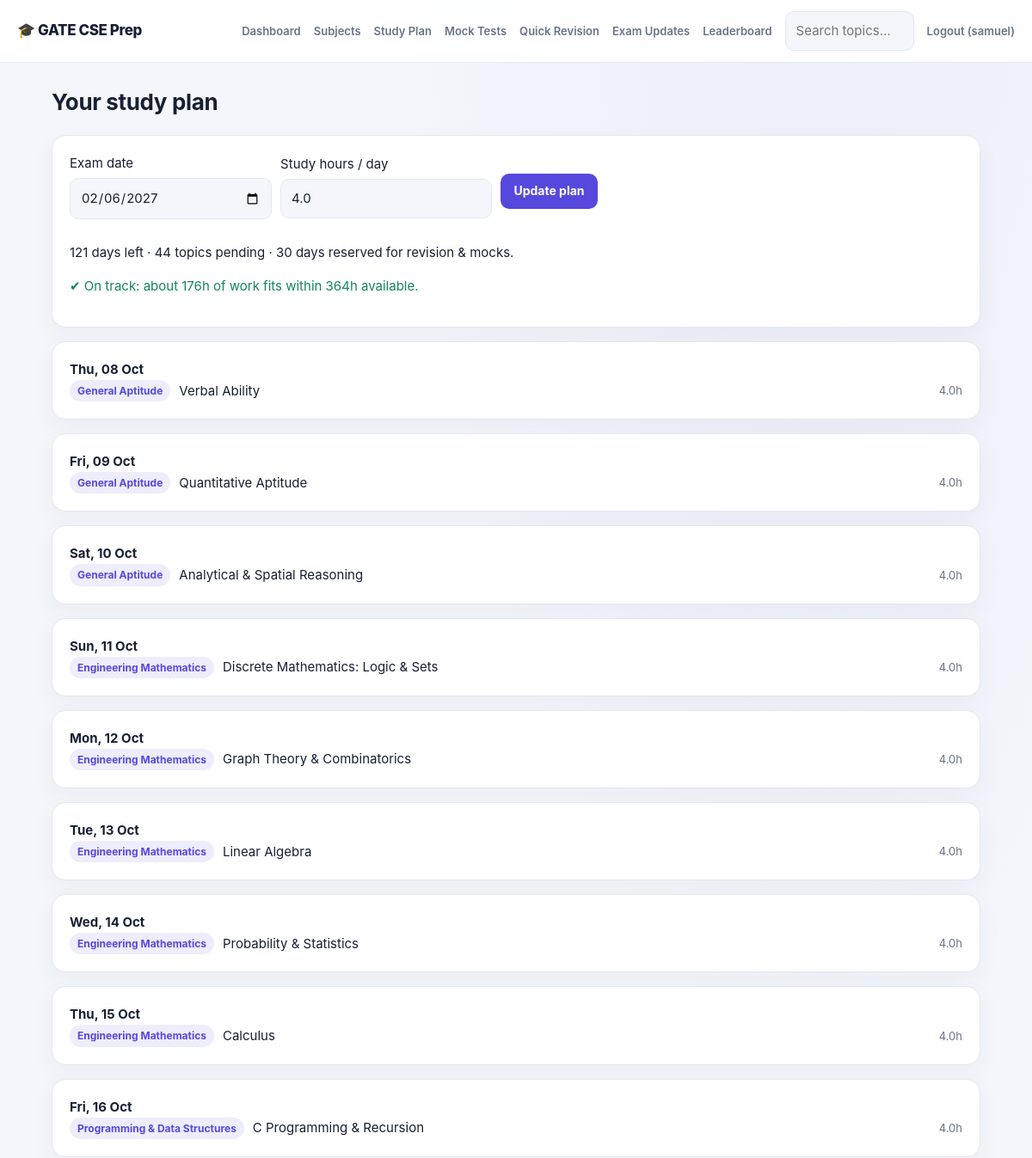
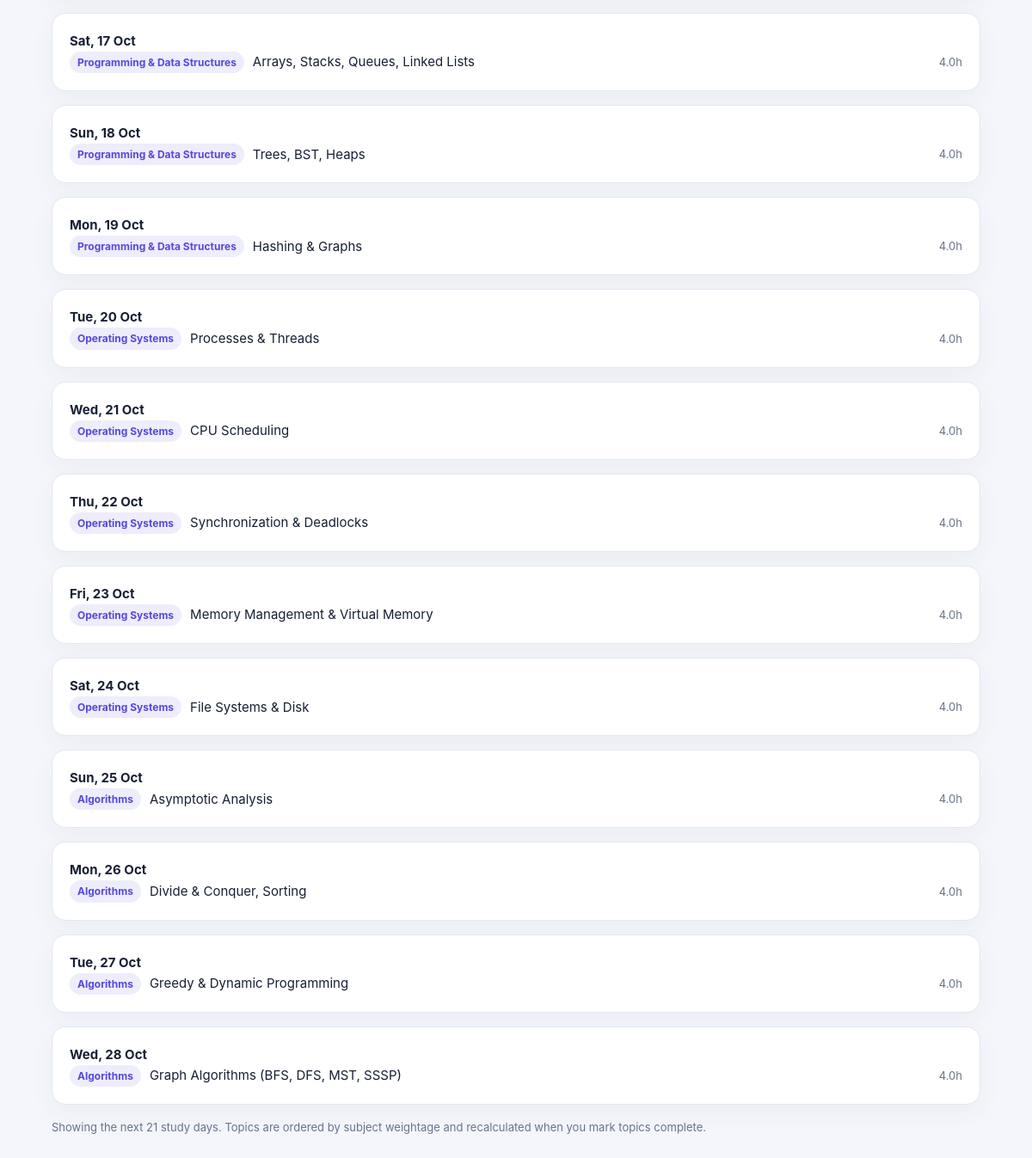
/plan (signed in), run on the app's committed database (2 pictures, top to bottom).
### tables this page shows
CREATE TABLE users(id INTEGER PRIMARY KEY, name TEXT, email TEXT UNIQUE, pw TEXT, is_admin INT DEFAULT 0, hours REAL DEFAULT 4, exam_date TEXT);

CREATE TABLE subjects(id INTEGER PRIMARY KEY, name TEXT, weightage INT, icon TEXT);

CREATE TABLE topics(id INTEGER PRIMARY KEY, subject_id INT REFERENCES subjects(id) ON DELETE CASCADE, name TEXT);

### app.py (the view, shortened to what this page needs)
@app.route("/plan", methods=["GET", "POST"])
@login_required
def plan():
    ed = datetime.strptime(g.user["exam_date"] or app.config["GATE_EXAM_DATE"], "%Y-%m-%d").date()
    days = (ed - date.today()).days
    rows = q("""SELECT t.id, t.name, s.name sname, s.weightage FROM topics t JOIN subjects s ON s.id=t.subject_id
                WHERE t.id NOT IN (SELECT topic_id FROM progress WHERE user_id=?) ORDER BY s.weightage DESC, t.id""", (g.user["id"],))
    hrs, per_topic = g.user["hours"], 4.0       # estimated study and practice effort per topic
    revision_days = max(0, min(30, days // 4))  # last 25% (max 30 days) reserved for revision & mocks
    study_days = max(0, days - revision_days)
    cap = study_days * hrs
    need = len(rows) * per_topic
    schedule, d = [], date.today()
    day_items, left = [], 0.0
    for t in rows:
        remaining_effort = per_topic
        while remaining_effort > 0 and d <= ed and d < date.today() + timedelta(days=study_days):
            chunk = min(remaining_effort, hrs - left)
            day_items.append({"topic": t, "hours": round(chunk, 1)})
            left = round(left + chunk, 1)
            remaining_effort = round(remaining_effort - chunk, 1)
            if left >= hrs:
                schedule.append((d, day_items))
                day_items, left, d = [], 0.0, d + timedelta(days=1)
    if day_items: schedule.append((d, day_items))
    return render_template("plan.html", days=days, ed=ed, hrs=hrs, need=need, cap=cap, revision_days=revision_days,
                           schedule=schedule[:21], remaining=len(rows), feasible=need <= cap,
                           suggest=round(need / study_days, 1) if study_days else None)

### app.py (called while the page is built)
def db():
    if "db" not in g:
        g.db = sqlite3.connect(app.config["DATABASE"])
        g.db.row_factory = sqlite3.Row
        g.db.execute("PRAGMA foreign_keys=ON")
    return g.db

def q(sql, args=(), one=False):
    cur = db().execute(sql, args); rows = cur.fetchall()
    return (rows[0] if rows else None) if one else rows

def login_required(f):
    @wraps(f)
    def w(*a, **k):
        if "uid" not in session: return redirect(url_for("login", next=request.path))
        return f(*a, **k)
    return w

@app.before_request
def load_user():
    g.user = q("SELECT * FROM users WHERE id=?", (session["uid"],), one=True) if "uid" in session else None

@app.context_processor
def inject():
    d = (datetime.strptime(g.user["exam_date"] or app.config["GATE_EXAM_DATE"], "%Y-%m-%d").date() - date.today()).days if g.user else None
    return dict(days_left=d)

### templates/plan.html
{% extends "base.html" %}{% block body %}<h2>Your study plan</h2>
<div class="card"><form method="post" class="row"><div><label>Exam date</label><input type="date" name="exam_date" value="{{ed}}" required></div>
<div><label>Study hours / day</label><input type="number" step="0.5" min="0.5" max="16" name="hours" value="{{hrs}}" required></div><button class="btn">Update plan</button></form>
<p>{{days}} days left · {{remaining}} topics pending · {{revision_days}} days reserved for revision & mocks.</p>
{% if days<=0 %}<p class="bad">Exam date has passed. Set a new date.</p>
{% elif feasible %}<p class="ok">✔ On track: about {{need|int}}h of work fits within {{cap|int}}h available.</p>
{% else %}<p class="bad">⚠ You need ~{{need|int}}h but have {{cap|int}}h. Study about {{suggest}}h/day or prioritise high-weightage subjects.</p>{% endif %}</div>
{% for d,items in schedule %}<div class="card"><b>{{d.strftime('%a, %d %b')}}</b>{% for item in items %}{% set t=item.topic %}<div class="row"><span class="tag">{{t.sname}}</span> {{t.name}} <span class="mut right">{{item.hours}}h</span></div>{% endfor %}</div>
{% else %}<p class="mut">All topics complete. Spend remaining time on mocks and revision.</p>{% endfor %}
<p class="mut">Showing the next 21 study days. Topics are ordered by subject weightage and recalculated when you mark topics complete.</p>{% endblock %}

### templates/base.html (shortened to what this page needs)
<!doctype html><html lang="en"><head><meta charset="utf-8"><meta name="viewport" content="width=device-width,initial-scale=1">
</head><body>
<nav><a class="brand" href="/">🎓 GATE CSE Prep</a>
{% if g.user %}<a href="{{url_for('dashboard')}}">Dashboard</a><a href="{{url_for('subjects')}}">Subjects</a><a href="{{url_for('plan')}}">Study Plan</a>
<a href="{{url_for('tests')}}">Mock Tests</a><a href="{{url_for('revision')}}">Quick Revision</a><a href="{{url_for('updates')}}">Exam Updates</a><a href="{{url_for('leaderboard')}}">Leaderboard</a>
<form action="{{url_for('search')}}" style="display:flex"><input name="q" placeholder="Search topics…" style="margin:0;width:150px"></form>
<a href="{{url_for('logout')}}">Logout ({{g.user.name}})</a>
{% else %}<a href="{{url_for('login')}}">Login</a><a href="{{url_for('admin_login')}}">Admin login</a><a class="btn" href="{{url_for('register')}}">Sign up</a>{% endif %}</nav>
<main>{% with m=get_flashed_messages(with_categories=true) %}{% for c,t in m %}<div class="flash {{c}}">{{t}}</div>{% endfor %}{% endwith %}
{% block body %}{% endblock %}</main></body></html>

### templates/base.html (style rules this page uses)
:root { color-scheme:light;--bg:#f4f6fb;--card:#fff;--tx:#172033;--mut:#68738a;--pri:#5648dc;--ok:#14855b;--err:#c53c51;--bd:#e3e8f1;--shadow:0 10px 28px #26375b0c }
* { box-sizing:border-box }
body { margin:0;font:15px/1.6 Inter,ui-sans-serif,system-ui,-apple-system,"Segoe UI",sans-serif;background:radial-gradient(ellipse at 80% -15%,#7664df12,transparent 38%),var(--bg);color:var(--tx) }
a { color:var(--pri);text-decoration:none }
nav { display:flex;gap:15px;align-items:center;flex-wrap:wrap;padding:13px max(20px,calc((100vw - 1160px)/2));background:color-mix(in srgb,var(--card) 92%,transparent);border-bottom:1px solid var(--bd);position:sticky;top:0;z-index:5;backdrop-filter:blur(14px) }
nav .brand { font-size:17px;font-weight:800;margin-right:auto;color:var(--tx);letter-spacing:-.4px }
nav>a:not(.brand) { font-size:13px;font-weight:600;color:var(--mut) }
main { max-width:1120px;margin:30px auto;padding:0 20px;min-height:75vh }
h1,h2,h3 { line-height:1.25;letter-spacing:-.35px }
h2 { font-size:26px }
.card { background:var(--card);border:1px solid var(--bd);border-radius:16px;padding:20px;margin-bottom:16px;box-shadow:var(--shadow) }
.btn { display:inline-block;background:var(--pri);color:#fff;border:0;border-radius:10px;padding:9px 15px;cursor:pointer;font:inherit;font-size:14px;font-weight:650;transition:transform .15s,filter .15s }
input,select,textarea { width:100%;padding:10px 12px;border:1px solid var(--bd);border-radius:10px;background:var(--bg);color:var(--tx);font:inherit;margin:5px 0 12px }
.mut { color:var(--mut);font-size:13px }
.tag { font-size:12px;padding:3px 9px;border-radius:99px;background:color-mix(in srgb,var(--pri) 10%,var(--card));color:var(--pri);font-weight:650 }
.row { display:flex;gap:10px;align-items:center;flex-wrap:wrap }
.right { margin-left:auto }
.ok { color:var(--ok) }

### data on the page
users: user.name "samuel", hours "4.0"
subjects: sname "General Aptitude" "General Aptitude" "General Aptitude"
topics: name "Verbal Ability"
topics: name "Quantitative Aptitude"
topics: name "Analytical & Spatial Reasoning"
subjects: sname "Engineering Mathematics" "Engineering Mathematics" "Engineering Mathematics" "Engineering Mathematics" "Engineering Mathematics"
topics: name "Discrete Mathematics: Logic & Sets"
topics: name "Graph Theory & Combinatorics"
topics: name "Linear Algebra"
topics: name "Probability & Statistics"
topics: name "Calculus"
subjects: sname "Programming & Data Structures" "Programming & Data Structures" "Programming & Data Structures" "Programming & Data Structures"
topics: name "C Programming & Recursion"
topics: name "Arrays, Stacks, Queues, Linked Lists"
topics: name "Trees, BST, Heaps"
topics: name "Hashing & Graphs"
subjects: sname "Operating Systems" "Operating Systems" "Operating Systems" "Operating Systems" "Operating Systems"
topics: name "Processes & Threads"
topics: name "CPU Scheduling"
topics: name "Synchronization & Deadlocks"
topics: name "Memory Management & Virtual Memory"
topics: name "File Systems & Disk"
subjects: sname "Algorithms" "Algorithms" "Algorithms" "Algorithms"
topics: name "Asymptotic Analysis"
topics: name "Divide & Conquer, Sorting"
topics: name "Greedy & Dynamic Programming"
topics: name "Graph Algorithms (BFS, DFS, MST, SSSP)"

### other printed values
{{ days }} "121"
{{ remaining }} "44"
{{ revision_days }} "30"
{{ need|int }} "176"
{{ cap|int }} "364"
{{ d.strftime('%a, %d %b') }} "Thu, 08 Oct" "Fri, 09 Oct" "Sat, 10 Oct" "Sun, 11 Oct" "Mon, 12 Oct" "Tue, 13 Oct" "Wed, 14 Oct" "Thu, 15 Oct" "Fri, 16 Oct" "Sat, 17 Oct" "Sun, 18 Oct" "Mon, 19 Oct" "Tue, 20 Oct" "Wed, 21 Oct" "Thu, 22 Oct" "Fri, 23 Oct" "Sat, 24 Oct" "Sun, 25 Oct" "Mon, 26 Oct" "Tue, 27 Oct" "Wed, 28 Oct"
{{ item.hours }} "4.0" "4.0" "4.0" "4.0" "4.0" "4.0" "4.0" "4.0" "4.0" "4.0" "4.0" "4.0" "4.0" "4.0" "4.0" "4.0" "4.0" "4.0" "4.0" "4.0" "4.0"
